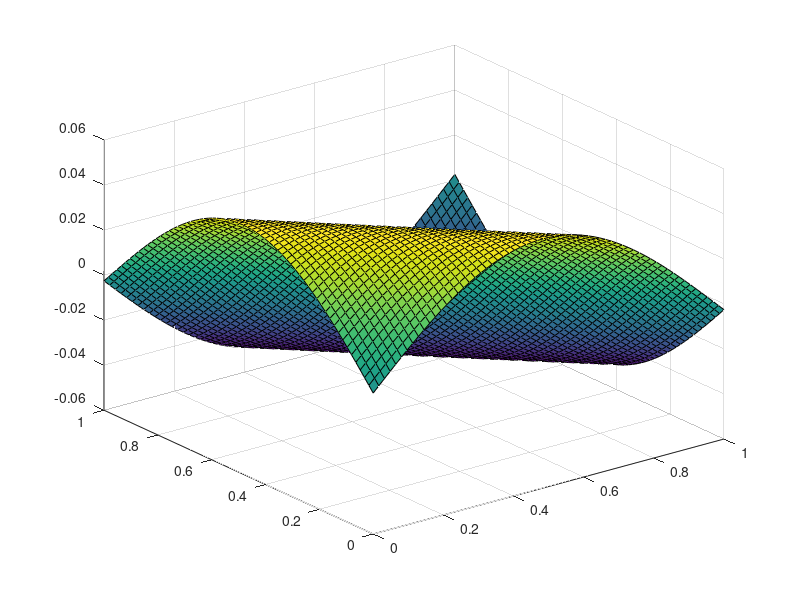

Source code (MATLAB):
function main()
f = @(x, y)(-2 * pi^2 * sin(pi * x) .* sin(pi * y));
exact = @(x,y)(sin(pi * x) * sin(pi * y));

m = 63;
N_x = m;
N_y = m;
N = N_x * N_y;

N_inner = N - 2 * (N_x + N_y) + 4;

h_x = 1 / (N_x - 1);
h_y = 1 / (N_y - 1);

xx = zeros(N_inner, 1);
yy = zeros(N_inner, 1);

%TODO check this
for i = 2 : N_y - 1
    xx(1 + (i - 2) * (N_x - 2) : (i - 1) * (N_x - 2)) = h_x : h_x : 1 - h_x;
end

%TODO and this
for i = 2 : N_x - 1
    yy(1 + (i - 2) * (N_y - 2) : (i - 1) * (N_y - 2)) = ones(1, N_y - 2) * (i - 1) * h_y; 
end

A = makeMatrix(N_x, N_y);
b = [zeros(2 * (N_x + N_y) - 4, 1); f(xx, yy)];

result = vec2mat(linsolve(A, b), N_x);

%surf(0:h_x:1, 0:h_y:1, result);
%shg

O = zeros(N_y, N_x);

for i=1:N_x
    for j=1:N_y
        O(i, j) = exact(j * h_y, i*h_x) - result(i, j);
    end
end

surf(0:h_x:1, 0:h_y:1, O);
%ezsurfc(exact,[0,1,0,1],35)
end

function A = makeMatrix(N_x, N_y)
N = N_x * N_y;

h_x = 1 / (N_x - 1);
h_y = 1 / (N_y - 1);

A = zeros(N, N);

% TODO 
% The next lines are strange. I am sure that there is a quick way to do
% this.

% corners
A(1, 1) = 1;
A(2, N_y) = 1;
A(3, N - N_y + 1) = 1;
A(4, N) = 1;

j = 5;

% horizontal boundaries
for i = 2 : N_y - 1
    A(j, i) = 1;
    A(j + 1, N - N_y + i) = 1;
    j = j + 2;
end

% vertical boundaries
for i = 2 : N_x - 1
    A(j, (i - 1) * N_y + 1) = 1;
    A(j + 1, i * N_y) = 1;
    j = j + 2;
end

% Number of inner points
N_inner = (N_x - 2) * (N_y - 2);

% init equation matrix
C = zeros(0, N);

% coefficients on the main diagonal
rowCell = [zeros(N_x - 2, 1) eye(N_x - 2) * (-2 * (1 / h_x^2 + 1 / h_y^2)) zeros(N_x - 2, 1)];

% coefficients of horisontal neibors
xx_diag = ones(1, N_x - 1);
D = diag(xx_diag, 1) * (1 / h_x^2) + diag(xx_diag, -1) * (1 / h_x^2);
D = D([2 : N_x - 1], :);
rowCell = rowCell + D;

% coefficients of vertical neibors
E_y = eye(N_x - 2)  * (1 / h_y^2);

zeroColumn = zeros(N_x - 2, 1); % TODO check that we really need another empty column here. Looks not good

nextGroup = [zeroColumn E_y zeroColumn rowCell zeroColumn E_y zeroColumn];

% TODO: remove for loop (somehow?)
for i = 1 : N_y - 2
    temp = [ zeros(N_x - 2, (i - 1) * N_x) nextGroup ];
    C = [ C; temp zeros(N_x - 2, N - size(temp, 2)) ];
end

% Add inner equations to the matrix
A(N - N_inner + 1: N, :) = C;

end